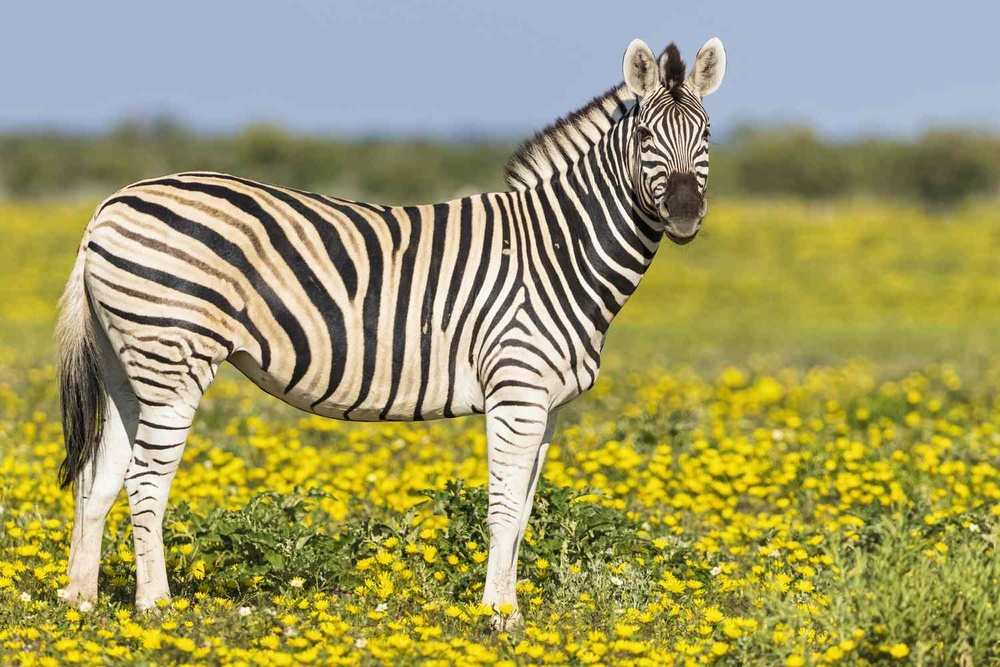
#> input picture Color Threshold/zebra.jpg, 1000 x 667 px, shrunk from 1500 x 1000 before the run
$ jupyter execute color_threshold.ipynb
#> lines starting #> are read from the running program, lines starting #| are printed output that depends on the picture; after the words box and inside, x2 and y2 are one past the last pixel; in counts of white or black regions, pixels touching at a corner belong together
[cell 1]
import cv2
import numpy as np
import matplotlib.pyplot as plt

[cell 2]
image=cv2.imread("zebra.jpg")
#> image is the input picture: shape (667, 1000, 3); mean B, G, R 102, 155.9, 160

[cell 3]
plt.imshow(image)
plt.show()

This image is in BGR format

[cell 4]
image_rgb=cv2.cvtColor(image, cv2.COLOR_BGR2RGB)
plt.imshow(image_rgb)
plt.axis('off')
plt.show()

[cell 5]
image_hsv=cv2.cvtColor(image, cv2.COLOR_BGR2HSV)
#> image_hsv: shape (667, 1000, 3); mean H, S, V 42.7, 114.6, 168.2
plt.imshow(image_hsv)
plt.axis('off')
plt.show()

[cell 6]
lower_white=np.array([0,0,190])
upper_white=np.array([30,80,255]) # there is some level of brown

[cell 7]
# color targetting

mask=cv2.inRange(image_hsv, lower_white, upper_white)
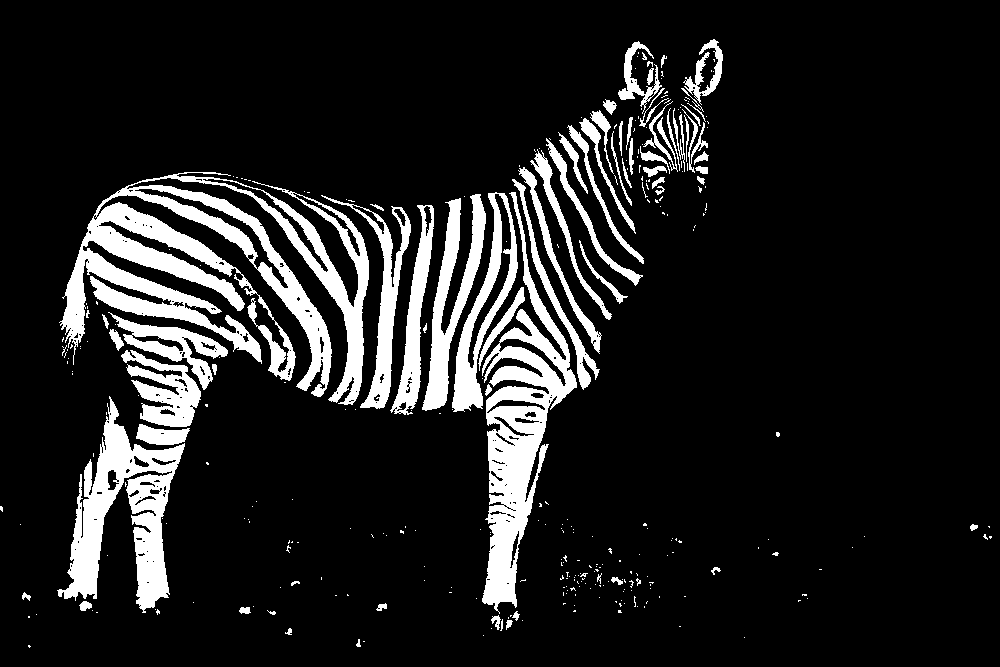
#> mask: shape (667, 1000); 12.6% white; 331 white regions (260 under 20 px), largest, box (x1, y1, x2, y2) and area: (59, 172, 369, 405) 25084, (482, 192, 577, 614) 12859, (57, 396, 185, 613) 10199

[cell 8]
plt.imshow(mask)
plt.axis('off')
plt.show()

[cell 9]
black_hsv=np.uint8([[[190,255,0]]]) # hue=190, saturation=255, brightness=0, can take any other color
black_bgr=cv2.cvtColor(black_hsv, cv2.COLOR_HSV2BGR)[0][0] # want only particular color

[cell 10]
image_result=image.copy()
image_result[mask>0]=black_bgr # black out the white area in the original image
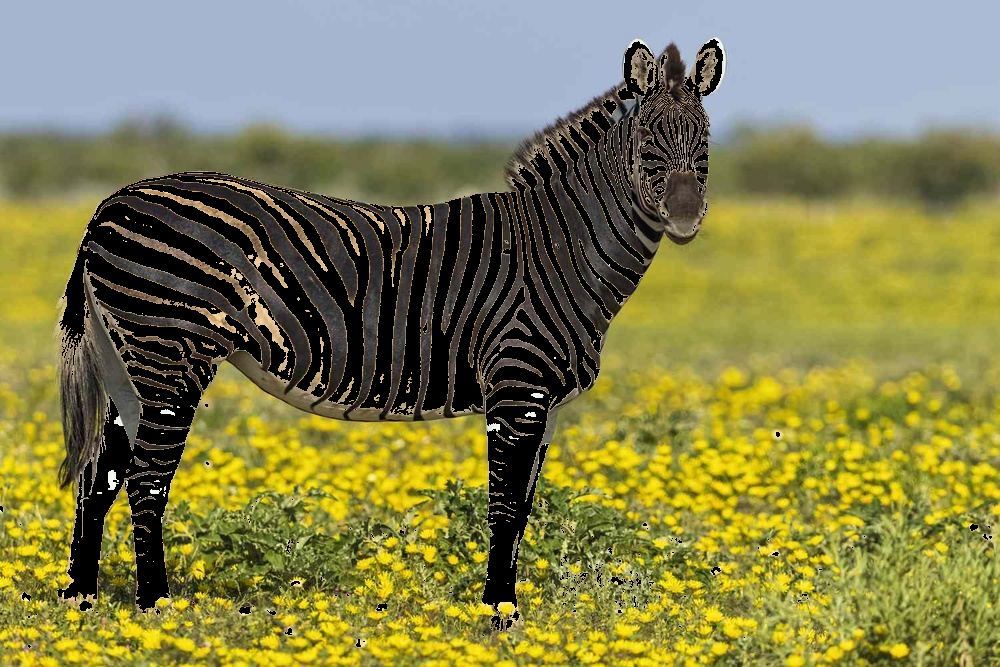
#> image_result: shape (667, 1000, 3); 12.62% of pixels changed, all inside (x1, y1, x2, y2) = (0, 39, 992, 648)

[cell 11]
image_result_rgb=cv2.cvtColor(image_result, cv2.COLOR_BGR2RGB)

[cell 12]
plt.imshow(image_result_rgb)
plt.axis('off')
plt.show()

[cell 13]
# plotting the result
fig,ax=plt.subplots(1,3,figsize=(12,6))
ax[0].imshow(image_rgb)
ax[0].set_title('Original Image')
ax[0].axis('off')

ax[1].imshow(mask)
ax[1].set_title('Original Image')
ax[1].axis('off')

ax[2].imshow(image_result_rgb)
ax[2].set_title('Original Image')
ax[2].axis('off')

plt.tight_layout()
plt.show()
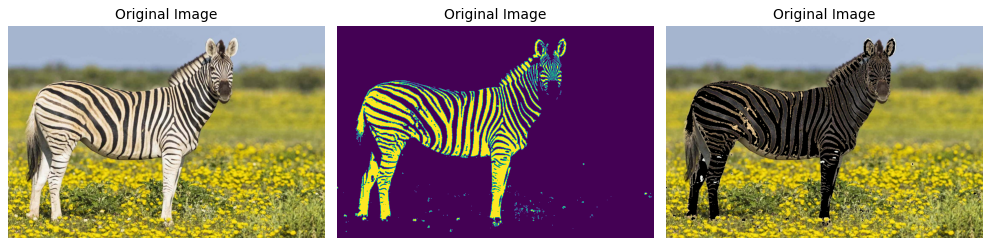
#> figure drawn by matplotlib, 3 panels

$ run again, with Color Threshold/giraffe.jpg copied over Color Threshold/zebra.jpg
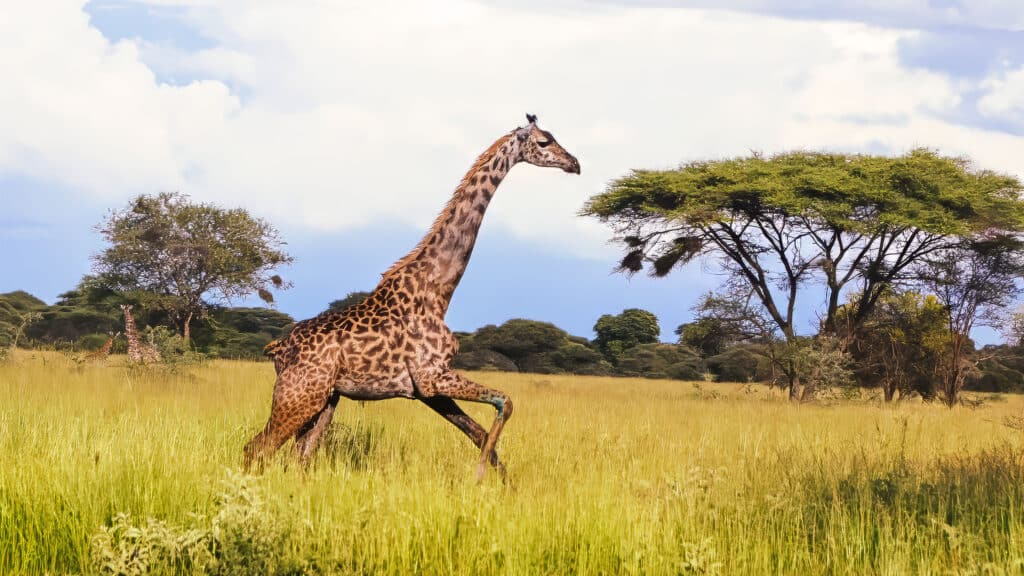
#> input picture Color Threshold/giraffe.jpg, 1024 x 576 px
#> image is the input picture: shape (576, 1024, 3); mean B, G, R 136.3, 172.5, 183.7
#> image_hsv: shape (576, 1024, 3); mean H, S, V 42.3, 91.3, 189.9
#> `mask=cv2.inRange(image_hsv, lower_white, upper_white)`:
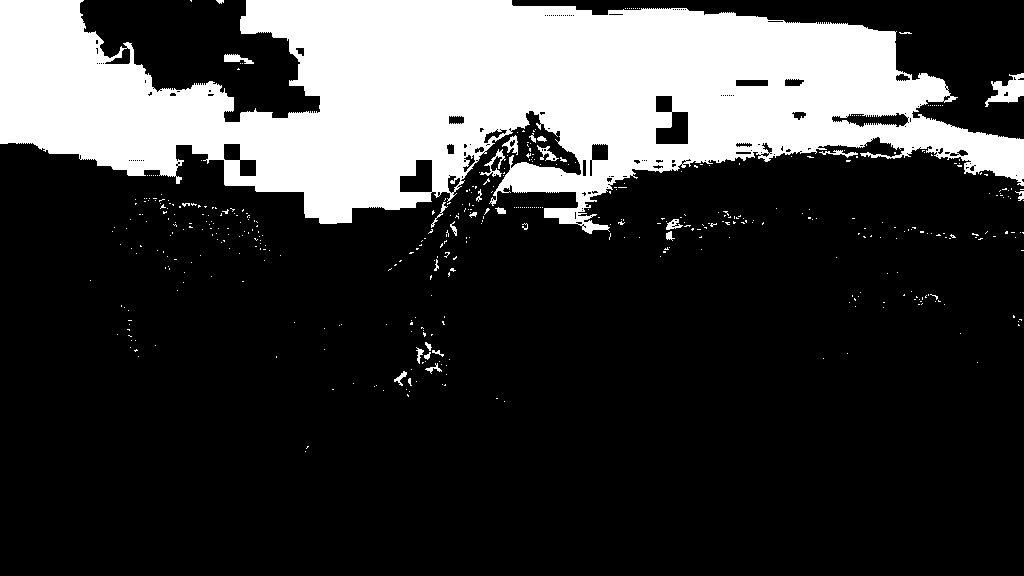
#> mask: shape (576, 1024); 23.3% white; 468 white regions (441 under 20 px), largest, box (x1, y1, x2, y2) and area: (0, 0, 1024, 234) 133836, (985, 73, 1024, 107) 665, (480, 149, 506, 177) 194
#> `plt.show()`:
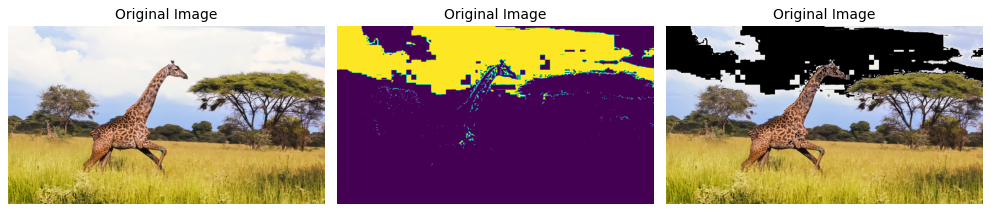
#> figure drawn by matplotlib, 3 panels

$ run again, with Color Threshold/giraffe2.jpg copied over Color Threshold/zebra.jpg
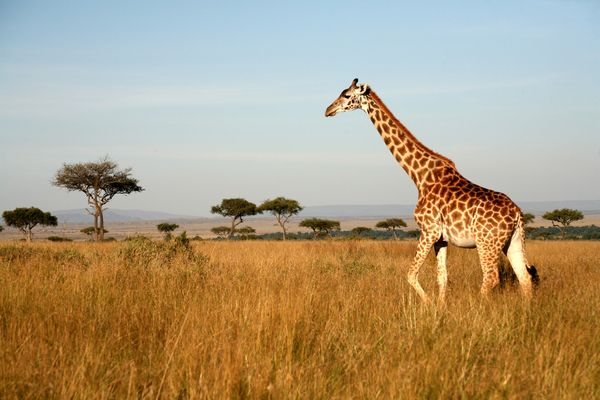
#> input picture Color Threshold/giraffe2.jpg, 600 x 400 px
#> image is the input picture: shape (400, 600, 3); mean B, G, R 126.6, 156, 174.3
#> image_hsv: shape (400, 600, 3); mean H, S, V 49.7, 109.1, 185.9
#> `mask=cv2.inRange(image_hsv, lower_white, upper_white)`:
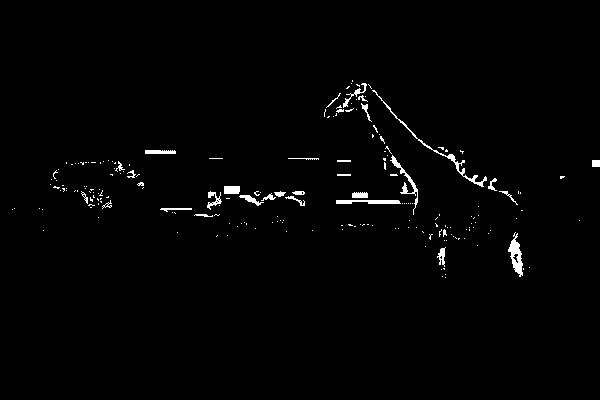
#> mask: shape (400, 600); 1.4% white; 205 white regions (173 under 20 px), largest, box (x1, y1, x2, y2) and area: (372, 90, 487, 187) 376, (508, 232, 523, 277) 318, (390, 155, 418, 215) 255
#> image_result: shape (400, 600, 3); 1.36% of pixels changed, all inside (x1, y1, x2, y2) = (12, 80, 600, 278)
#> `plt.show()`:
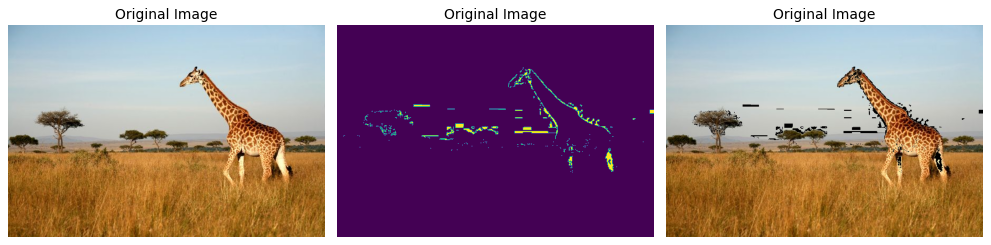
#> figure drawn by matplotlib, 3 panels
